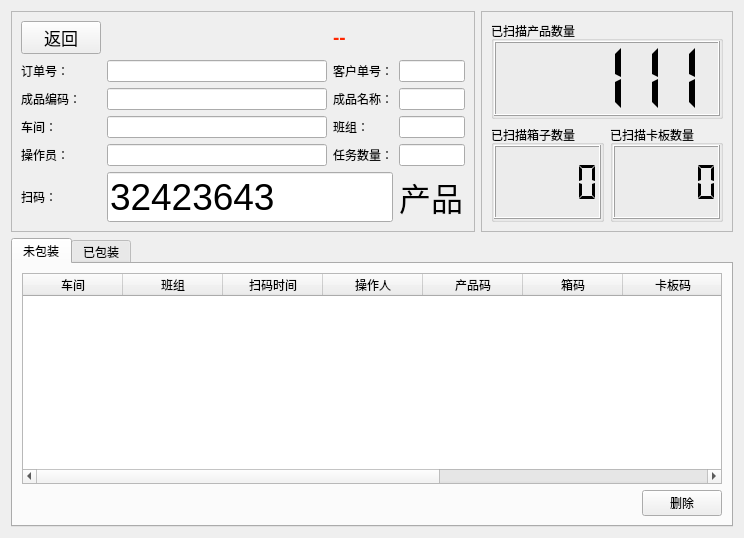
<?xml version="1.0" encoding="UTF-8"?>
<ui version="4.0">
 <class>ScanFrame</class>
 <widget class="QWidget" name="ScanFrame">
  <property name="geometry">
   <rect>
    <x>0</x>
    <y>0</y>
    <width>744</width>
    <height>538</height>
   </rect>
  </property>
  <property name="windowTitle">
   <string>Form</string>
  </property>
  <property name="autoFillBackground">
   <bool>false</bool>
  </property>
  <property name="styleSheet">
   <string notr="true"/>
  </property>
  <layout class="QGridLayout" name="gridLayout_3">
   <item row="2" column="0" colspan="3">
    <widget class="QTabWidget" name="tabWidget">
     <property name="focusPolicy">
      <enum>Qt::NoFocus</enum>
     </property>
     <property name="currentIndex">
      <number>0</number>
     </property>
     <widget class="QWidget" name="tab0">
      <attribute name="title">
       <string>未包装</string>
      </attribute>
      <layout class="QVBoxLayout" name="verticalLayout">
       <item>
        <widget class="QTableWidget" name="table0">
         <property name="focusPolicy">
          <enum>Qt::ClickFocus</enum>
         </property>
         <property name="selectionMode">
          <enum>QAbstractItemView::ExtendedSelection</enum>
         </property>
         <property name="selectionBehavior">
          <enum>QAbstractItemView::SelectRows</enum>
         </property>
         <column>
          <property name="text">
           <string>车间</string>
          </property>
         </column>
         <column>
          <property name="text">
           <string>班组</string>
          </property>
         </column>
         <column>
          <property name="text">
           <string>扫码时间</string>
          </property>
         </column>
         <column>
          <property name="text">
           <string>操作人</string>
          </property>
         </column>
         <column>
          <property name="text">
           <string>产品码</string>
          </property>
         </column>
         <column>
          <property name="text">
           <string>箱码</string>
          </property>
         </column>
         <column>
          <property name="text">
           <string>卡板码</string>
          </property>
         </column>
         <column>
          <property name="text">
           <string>上传状态</string>
          </property>
         </column>
         <column>
          <property name="text">
           <string>上传人</string>
          </property>
         </column>
         <column>
          <property name="text">
           <string>上传时间</string>
          </property>
         </column>
        </widget>
       </item>
       <item>
        <widget class="QWidget" name="widget" native="true">
         <layout class="QGridLayout" name="gridLayout_4">
          <property name="leftMargin">
           <number>0</number>
          </property>
          <property name="topMargin">
           <number>0</number>
          </property>
          <property name="rightMargin">
           <number>0</number>
          </property>
          <property name="bottomMargin">
           <number>0</number>
          </property>
          <item row="0" column="1">
           <widget class="QPushButton" name="pushButton_2">
            <property name="cursor">
             <cursorShape>PointingHandCursor</cursorShape>
            </property>
            <property name="focusPolicy">
             <enum>Qt::ClickFocus</enum>
            </property>
            <property name="text">
             <string>删除</string>
            </property>
            <property name="icon">
             <iconset>
              <normalon>:/logo/pic/delete.png</normalon>
             </iconset>
            </property>
           </widget>
          </item>
          <item row="0" column="0">
           <spacer name="horizontalSpacer_2">
            <property name="orientation">
             <enum>Qt::Horizontal</enum>
            </property>
            <property name="sizeHint" stdset="0">
             <size>
              <width>40</width>
              <height>20</height>
             </size>
            </property>
           </spacer>
          </item>
         </layout>
        </widget>
       </item>
      </layout>
     </widget>
     <widget class="QWidget" name="tab1">
      <attribute name="title">
       <string>已包装</string>
      </attribute>
      <layout class="QGridLayout" name="gridLayout_9">
       <item row="0" column="0">
        <widget class="QTableWidget" name="table1"/>
       </item>
      </layout>
     </widget>
    </widget>
   </item>
   <item row="1" column="0" colspan="2">
    <widget class="QFrame" name="frame_2">
     <property name="layoutDirection">
      <enum>Qt::LeftToRight</enum>
     </property>
     <property name="frameShape">
      <enum>QFrame::StyledPanel</enum>
     </property>
     <property name="frameShadow">
      <enum>QFrame::Raised</enum>
     </property>
     <layout class="QGridLayout" name="gridLayout_2">
      <item row="0" column="0">
       <layout class="QGridLayout" name="gridLayout">
        <property name="sizeConstraint">
         <enum>QLayout::SetDefaultConstraint</enum>
        </property>
        <property name="spacing">
         <number>-1</number>
        </property>
        <item row="0" column="0">
         <widget class="QPushButton" name="pushButton">
          <property name="minimumSize">
           <size>
            <width>0</width>
            <height>0</height>
           </size>
          </property>
          <property name="maximumSize">
           <size>
            <width>16777215</width>
            <height>16777215</height>
           </size>
          </property>
          <property name="font">
           <font>
            <pointsize>13</pointsize>
           </font>
          </property>
          <property name="cursor">
           <cursorShape>PointingHandCursor</cursorShape>
          </property>
          <property name="focusPolicy">
           <enum>Qt::NoFocus</enum>
          </property>
          <property name="text">
           <string>返回</string>
          </property>
          <property name="icon">
           <iconset>
            <normalon>:/logo/pic/return_home.png</normalon>
           </iconset>
          </property>
         </widget>
        </item>
        <item row="5" column="1" colspan="2">
         <widget class="QLineEdit" name="scan_code_input">
          <property name="minimumSize">
           <size>
            <width>0</width>
            <height>0</height>
           </size>
          </property>
          <property name="maximumSize">
           <size>
            <width>16777215</width>
            <height>16777215</height>
           </size>
          </property>
          <property name="font">
           <font>
            <pointsize>28</pointsize>
           </font>
          </property>
          <property name="mouseTracking">
           <bool>true</bool>
          </property>
          <property name="focusPolicy">
           <enum>Qt::StrongFocus</enum>
          </property>
          <property name="styleSheet">
           <string notr="true"/>
          </property>
          <property name="text">
           <string>32423643</string>
          </property>
         </widget>
        </item>
        <item row="3" column="1">
         <widget class="QLineEdit" name="chejian_name_input">
          <property name="maximumSize">
           <size>
            <width>16777215</width>
            <height>24</height>
           </size>
          </property>
          <property name="focusPolicy">
           <enum>Qt::NoFocus</enum>
          </property>
          <property name="readOnly">
           <bool>true</bool>
          </property>
         </widget>
        </item>
        <item row="3" column="0">
         <widget class="QLabel" name="label_3">
          <property name="maximumSize">
           <size>
            <width>16777215</width>
            <height>24</height>
           </size>
          </property>
          <property name="text">
           <string>车间：</string>
          </property>
          <property name="buddy">
           <cstring>chejian_name_input</cstring>
          </property>
         </widget>
        </item>
        <item row="4" column="2">
         <widget class="QLabel" name="label_5">
          <property name="maximumSize">
           <size>
            <width>16777215</width>
            <height>24</height>
           </size>
          </property>
          <property name="text">
           <string>任务数量：</string>
          </property>
          <property name="buddy">
           <cstring>task_count_input</cstring>
          </property>
         </widget>
        </item>
        <item row="4" column="3">
         <widget class="QLineEdit" name="task_count_input">
          <property name="focusPolicy">
           <enum>Qt::NoFocus</enum>
          </property>
          <property name="readOnly">
           <bool>true</bool>
          </property>
         </widget>
        </item>
        <item row="1" column="1">
         <widget class="QLineEdit" name="order_no_input">
          <property name="maximumSize">
           <size>
            <width>16777215</width>
            <height>24</height>
           </size>
          </property>
          <property name="tabletTracking">
           <bool>false</bool>
          </property>
          <property name="focusPolicy">
           <enum>Qt::NoFocus</enum>
          </property>
          <property name="readOnly">
           <bool>true</bool>
          </property>
         </widget>
        </item>
        <item row="4" column="1">
         <widget class="QLineEdit" name="user_name_input">
          <property name="focusPolicy">
           <enum>Qt::NoFocus</enum>
          </property>
          <property name="readOnly">
           <bool>true</bool>
          </property>
         </widget>
        </item>
        <item row="4" column="0">
         <widget class="QLabel" name="label_8">
          <property name="text">
           <string>操作员：</string>
          </property>
          <property name="buddy">
           <cstring>user_name_input</cstring>
          </property>
         </widget>
        </item>
        <item row="1" column="0">
         <widget class="QLabel" name="label_4">
          <property name="maximumSize">
           <size>
            <width>16777215</width>
            <height>24</height>
           </size>
          </property>
          <property name="text">
           <string>订单号：</string>
          </property>
          <property name="buddy">
           <cstring>order_no_input</cstring>
          </property>
         </widget>
        </item>
        <item row="1" column="2">
         <widget class="QLabel" name="label_7">
          <property name="text">
           <string>客户单号：</string>
          </property>
          <property name="buddy">
           <cstring>cus_order_no_input</cstring>
          </property>
         </widget>
        </item>
        <item row="1" column="3">
         <widget class="QLineEdit" name="cus_order_no_input">
          <property name="maximumSize">
           <size>
            <width>16777215</width>
            <height>24</height>
           </size>
          </property>
          <property name="focusPolicy">
           <enum>Qt::NoFocus</enum>
          </property>
          <property name="readOnly">
           <bool>true</bool>
          </property>
         </widget>
        </item>
        <item row="5" column="3">
         <widget class="QLabel" name="prompt_label">
          <property name="font">
           <font>
            <pointsize>24</pointsize>
           </font>
          </property>
          <property name="text">
           <string>产品</string>
          </property>
         </widget>
        </item>
        <item row="3" column="2">
         <widget class="QLabel" name="label_6">
          <property name="text">
           <string>班组：</string>
          </property>
          <property name="buddy">
           <cstring>banzu_name_input</cstring>
          </property>
         </widget>
        </item>
        <item row="5" column="0">
         <widget class="QLabel" name="label_2">
          <property name="maximumSize">
           <size>
            <width>16777215</width>
            <height>24</height>
           </size>
          </property>
          <property name="text">
           <string>扫码：</string>
          </property>
          <property name="buddy">
           <cstring>scan_code_input</cstring>
          </property>
         </widget>
        </item>
        <item row="2" column="0">
         <widget class="QLabel" name="label">
          <property name="text">
           <string>成品编码：</string>
          </property>
          <property name="buddy">
           <cstring>inventory_code_input</cstring>
          </property>
         </widget>
        </item>
        <item row="2" column="1">
         <widget class="QLineEdit" name="inventory_code_input">
          <property name="focusPolicy">
           <enum>Qt::NoFocus</enum>
          </property>
          <property name="readOnly">
           <bool>true</bool>
          </property>
         </widget>
        </item>
        <item row="2" column="2">
         <widget class="QLabel" name="label_9">
          <property name="text">
           <string>成品名称：</string>
          </property>
          <property name="buddy">
           <cstring>inventory_name_input</cstring>
          </property>
         </widget>
        </item>
        <item row="3" column="3">
         <widget class="QLineEdit" name="banzu_name_input">
          <property name="focusPolicy">
           <enum>Qt::NoFocus</enum>
          </property>
          <property name="readOnly">
           <bool>true</bool>
          </property>
         </widget>
        </item>
        <item row="2" column="3">
         <widget class="QLineEdit" name="inventory_name_input">
          <property name="focusPolicy">
           <enum>Qt::NoFocus</enum>
          </property>
          <property name="readOnly">
           <bool>true</bool>
          </property>
         </widget>
        </item>
        <item row="0" column="2" colspan="2">
         <widget class="QLabel" name="unit_rule_label">
          <property name="font">
           <font>
            <pointsize>14</pointsize>
            <bold>true</bold>
           </font>
          </property>
          <property name="cursor">
           <cursorShape>IBeamCursor</cursorShape>
          </property>
          <property name="styleSheet">
           <string notr="true">color: rgb(255, 38, 0);</string>
          </property>
          <property name="text">
           <string>--</string>
          </property>
         </widget>
        </item>
       </layout>
      </item>
     </layout>
    </widget>
   </item>
   <item row="1" column="2">
    <widget class="QFrame" name="frame">
     <property name="frameShape">
      <enum>QFrame::StyledPanel</enum>
     </property>
     <property name="frameShadow">
      <enum>QFrame::Raised</enum>
     </property>
     <layout class="QGridLayout" name="gridLayout_5">
      <item row="1" column="2">
       <widget class="QGroupBox" name="groupBox_2">
        <property name="styleSheet">
         <string notr="true">backgrond-color: rgb(170, 121, 66)</string>
        </property>
        <property name="title">
         <string>已扫描卡板数量</string>
        </property>
        <layout class="QGridLayout" name="gridLayout_8">
         <property name="leftMargin">
          <number>0</number>
         </property>
         <property name="topMargin">
          <number>0</number>
         </property>
         <property name="rightMargin">
          <number>0</number>
         </property>
         <property name="bottomMargin">
          <number>0</number>
         </property>
         <item row="0" column="0">
          <widget class="QLCDNumber" name="lcdNumber_3">
           <property name="minimumSize">
            <size>
             <width>0</width>
             <height>32</height>
            </size>
           </property>
           <property name="styleSheet">
            <string notr="true"/>
           </property>
           <property name="frameShape">
            <enum>QFrame::Box</enum>
           </property>
           <property name="frameShadow">
            <enum>QFrame::Raised</enum>
           </property>
           <property name="mode">
            <enum>QLCDNumber::Dec</enum>
           </property>
           <property name="segmentStyle">
            <enum>QLCDNumber::Flat</enum>
           </property>
          </widget>
         </item>
        </layout>
       </widget>
      </item>
      <item row="1" column="1">
       <widget class="QGroupBox" name="groupBox_3">
        <property name="title">
         <string>已扫描箱子数量</string>
        </property>
        <layout class="QGridLayout" name="gridLayout_7">
         <property name="leftMargin">
          <number>0</number>
         </property>
         <property name="topMargin">
          <number>0</number>
         </property>
         <property name="rightMargin">
          <number>0</number>
         </property>
         <property name="bottomMargin">
          <number>0</number>
         </property>
         <item row="0" column="0">
          <widget class="QLCDNumber" name="lcdNumber_2">
           <property name="minimumSize">
            <size>
             <width>0</width>
             <height>32</height>
            </size>
           </property>
           <property name="styleSheet">
            <string notr="true"/>
           </property>
           <property name="frameShape">
            <enum>QFrame::Box</enum>
           </property>
           <property name="frameShadow">
            <enum>QFrame::Raised</enum>
           </property>
           <property name="smallDecimalPoint">
            <bool>false</bool>
           </property>
           <property name="mode">
            <enum>QLCDNumber::Dec</enum>
           </property>
           <property name="segmentStyle">
            <enum>QLCDNumber::Flat</enum>
           </property>
          </widget>
         </item>
        </layout>
       </widget>
      </item>
      <item row="0" column="1" colspan="2">
       <widget class="QGroupBox" name="groupBox">
        <property name="styleSheet">
         <string notr="true"/>
        </property>
        <property name="title">
         <string>已扫描产品数量</string>
        </property>
        <layout class="QGridLayout" name="gridLayout_6">
         <property name="leftMargin">
          <number>0</number>
         </property>
         <property name="topMargin">
          <number>0</number>
         </property>
         <property name="rightMargin">
          <number>0</number>
         </property>
         <property name="bottomMargin">
          <number>0</number>
         </property>
         <item row="0" column="0">
          <widget class="QLCDNumber" name="lcdNumber">
           <property name="minimumSize">
            <size>
             <width>0</width>
             <height>32</height>
            </size>
           </property>
           <property name="sizeIncrement">
            <size>
             <width>0</width>
             <height>0</height>
            </size>
           </property>
           <property name="font">
            <font>
             <family>Academy Engraved LET</family>
             <pointsize>24</pointsize>
             <bold>true</bold>
             <strikeout>false</strikeout>
             <stylestrategy>PreferDefault</stylestrategy>
             <kerning>true</kerning>
            </font>
           </property>
           <property name="autoFillBackground">
            <bool>false</bool>
           </property>
           <property name="styleSheet">
            <string notr="true"/>
           </property>
           <property name="frameShape">
            <enum>QFrame::Box</enum>
           </property>
           <property name="frameShadow">
            <enum>QFrame::Raised</enum>
           </property>
           <property name="smallDecimalPoint">
            <bool>false</bool>
           </property>
           <property name="mode">
            <enum>QLCDNumber::Dec</enum>
           </property>
           <property name="segmentStyle">
            <enum>QLCDNumber::Flat</enum>
           </property>
           <property name="value" stdset="0">
            <double>111.000000000000000</double>
           </property>
          </widget>
         </item>
        </layout>
       </widget>
      </item>
     </layout>
    </widget>
   </item>
  </layout>
 </widget>
 <tabstops>
  <tabstop>scan_code_input</tabstop>
  <tabstop>table1</tabstop>
 </tabstops>
 <resources>
  <include location="../images.qrc"/>
 </resources>
 <connections>
  <connection>
   <sender>pushButton</sender>
   <signal>clicked()</signal>
   <receiver>ScanFrame</receiver>
   <slot>returnHome()</slot>
   <hints>
    <hint type="sourcelabel">
     <x>55</x>
     <y>28</y>
    </hint>
    <hint type="destinationlabel">
     <x>136</x>
     <y>682</y>
    </hint>
   </hints>
  </connection>
  <connection>
   <sender>scan_code_input</sender>
   <signal>returnPressed()</signal>
   <receiver>ScanFrame</receiver>
   <slot>scan()</slot>
   <hints>
    <hint type="sourcelabel">
     <x>282</x>
     <y>223</y>
    </hint>
    <hint type="destinationlabel">
     <x>217</x>
     <y>-54</y>
    </hint>
   </hints>
  </connection>
  <connection>
   <sender>pushButton_2</sender>
   <signal>clicked()</signal>
   <receiver>ScanFrame</receiver>
   <slot>deleteSelection()</slot>
   <hints>
    <hint type="sourcelabel">
     <x>708</x>
     <y>502</y>
    </hint>
    <hint type="destinationlabel">
     <x>793</x>
     <y>334</y>
    </hint>
   </hints>
  </connection>
 </connections>
 <slots>
  <slot>returnHome()</slot>
  <slot>scan()</slot>
  <slot>deleteSelection()</slot>
 </slots>
</ui>
